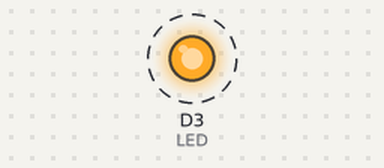
Simulated run of this sketch. Board: ESP8266 (NodeMCU). On the bench: output pins drawn as LEDs (lit = HIGH). Dashed ring = blinking.

Above: at 0.2 s.
Timing chart, 0 to 3.0 s (numbered marks = the images above):
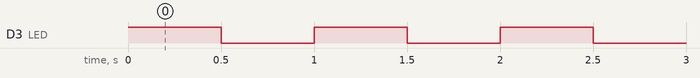

The sketch:

led_test.ino
```cpp
#define LED D3
void setup() {
  // put your setup code here, to run once:
  pinMode(LED, OUTPUT);

}

void loop() {
  // put your main code here, to run repeatedly:
  ledon();
}

void ledon() //D0
{
  digitalWrite(LED, HIGH);
  delay(500);
  digitalWrite(LED, LOW);
  delay(500);
}
```

Measured:
- by itself, D3 (LED): alternates HIGH for 0.50 s and LOW for 0.50 s
